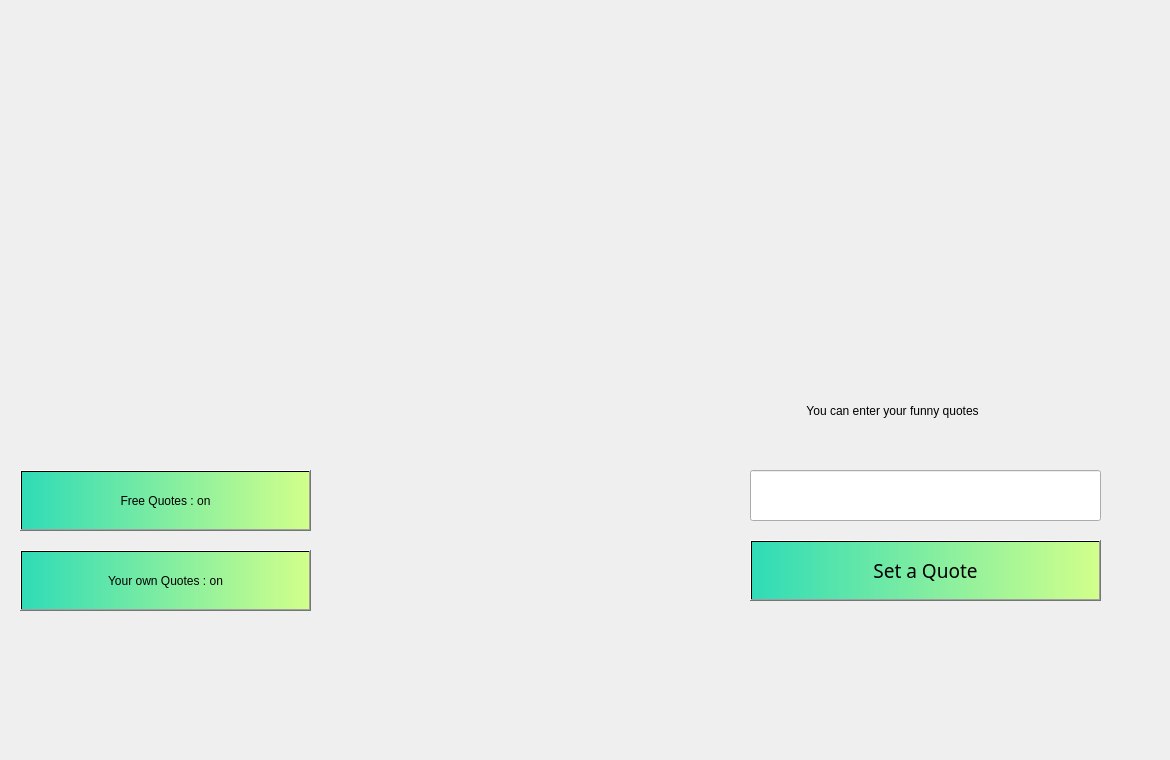
    <widget class="QWidget" name="tab_6">
     <attribute name="title">
      <string>Fun Messages</string>
     </attribute>
     <widget class="QLabel" name="quote_label">
      <property name="geometry">
       <rect>
        <x>0</x>
        <y>0</y>
        <width>1161</width>
        <height>751</height>
       </rect>
      </property>
      <property name="text">
       <string/>
      </property>
      <property name="pixmap">
       <pixmap>../Python/BG/funny.jpg</pixmap>
      </property>
      <property name="scaledContents">
       <bool>true</bool>
      </property>
     </widget>
     <widget class="QLabel" name="quote_label_1">
      <property name="geometry">
       <rect>
        <x>800</x>
        <y>390</y>
        <width>271</width>
        <height>41</height>
       </rect>
      </property>
      <property name="styleSheet">
       <string notr="true">font: 75 10pt &quot;Berlin Sans FB Demi&quot;;
color: rgb(0, 0, 0);</string>
      </property>
      <property name="text">
       <string>  You can enter your funny quotes</string>
      </property>
     </widget>
     <widget class="QPushButton" name="set_quote_btn">
      <property name="geometry">
       <rect>
        <x>750</x>
        <y>540</y>
        <width>351</width>
        <height>61</height>
       </rect>
      </property>
      <property name="font">
       <font>
        <family>Berlin Sans FB Demi</family>
        <pointsize>14</pointsize>
        <weight>9</weight>
        <italic>false</italic>
        <bold>false</bold>
       </font>
      </property>
      <property name="toolTip">
       <string>&lt;html&gt;&lt;head/&gt;&lt;body&gt;&lt;p&gt;&lt;span style=&quot; font-size:8pt; font-weight:600;&quot;&gt;Turn on&lt;/span&gt;&lt;/p&gt;&lt;/body&gt;&lt;/html&gt;</string>
      </property>
      <property name="styleSheet">
       <string notr="true">background-color: qlineargradient(spread:pad, x1:0, y1:0, x2:1, y2:0, stop:0 rgba(45, 219, 182, 252), stop:1 rgba(209, 255, 137, 252));
font: 75 14pt &quot;Berlin Sans FB Demi&quot;;</string>
      </property>
      <property name="text">
       <string>Set a Quote</string>
      </property>
     </widget>
     <widget class="QPushButton" name="quote_btn">
      <property name="geometry">
       <rect>
        <x>20</x>
        <y>470</y>
        <width>291</width>
        <height>61</height>
       </rect>
      </property>
      <property name="toolTip">
       <string>&lt;html&gt;&lt;head/&gt;&lt;body&gt;&lt;p&gt;&lt;span style=&quot; font-size:12pt; font-weight:600;&quot;&gt;Turn on&lt;/span&gt;&lt;/p&gt;&lt;/body&gt;&lt;/html&gt;</string>
      </property>
      <property name="styleSheet">
       <string notr="true">background-color: qlineargradient(spread:pad, x1:0, y1:0, x2:1, y2:0, stop:0 rgba(45, 219, 182, 252), stop:1 rgba(209, 255, 137, 252));
font: 75 14pt &quot;Berlin Sans FB Demi&quot;;</string>
      </property>
      <property name="text">
       <string>Free Quotes : on</string>
      </property>
     </widget>
     <widget class="QLineEdit" name="write_quote">
      <property name="geometry">
       <rect>
        <x>750</x>
        <y>470</y>
        <width>351</width>
        <height>51</height>
       </rect>
      </property>
      <property name="text">
       <string/>
      </property>
     </widget>
     <widget class="QPushButton" name="quote_btn_2">
      <property name="geometry">
       <rect>
        <x>20</x>
        <y>550</y>
        <width>291</width>
        <height>61</height>
       </rect>
      </property>
      <property name="toolTip">
       <string>&lt;html&gt;&lt;head/&gt;&lt;body&gt;&lt;p&gt;&lt;span style=&quot; font-size:12pt; font-weight:600;&quot;&gt;Turn on&lt;/span&gt;&lt;/p&gt;&lt;/body&gt;&lt;/html&gt;</string>
      </property>
      <property name="styleSheet">
       <string notr="true">background-color: qlineargradient(spread:pad, x1:0, y1:0, x2:1, y2:0, stop:0 rgba(45, 219, 182, 252), stop:1 rgba(209, 255, 137, 252));
font: 75 14pt &quot;Berlin Sans FB Demi&quot;;</string>
      </property>
      <property name="text">
       <string>Your own Quotes : on</string>
      </property>
     </widget>
    </widget>
